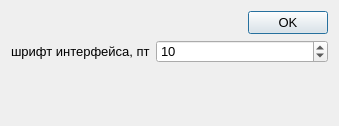
<?xml version="1.0" encoding="UTF-8"?>
<ui version="4.0">
 <class>Dialog</class>
 <widget class="QDialog" name="Dialog">
  <property name="geometry">
   <rect>
    <x>0</x>
    <y>0</y>
    <width>339</width>
    <height>126</height>
   </rect>
  </property>
  <property name="windowTitle">
   <string>Настройки интерфейса</string>
  </property>
  <property name="styleSheet">
   <string notr="true">font-size: 10pt</string>
  </property>
  <layout class="QVBoxLayout" name="verticalLayout">
   <item>
    <widget class="QDialogButtonBox" name="buttonBox">
     <property name="orientation">
      <enum>Qt::Horizontal</enum>
     </property>
     <property name="standardButtons">
      <set>QDialogButtonBox::Ok</set>
     </property>
    </widget>
   </item>
   <item>
    <layout class="QFormLayout" name="formLayout">
     <property name="labelAlignment">
      <set>Qt::AlignRight|Qt::AlignTrailing|Qt::AlignVCenter</set>
     </property>
     <item row="0" column="0">
      <widget class="QLabel" name="label">
       <property name="text">
        <string>шрифт интерфейса, пт</string>
       </property>
      </widget>
     </item>
     <item row="0" column="1">
      <widget class="QSpinBox" name="spinBox">
       <property name="minimum">
        <number>7</number>
       </property>
       <property name="maximum">
        <number>24</number>
       </property>
       <property name="value">
        <number>10</number>
       </property>
      </widget>
     </item>
    </layout>
   </item>
  </layout>
 </widget>
 <resources/>
 <connections>
  <connection>
   <sender>buttonBox</sender>
   <signal>accepted()</signal>
   <receiver>Dialog</receiver>
   <slot>accept()</slot>
   <hints>
    <hint type="sourcelabel">
     <x>248</x>
     <y>254</y>
    </hint>
    <hint type="destinationlabel">
     <x>157</x>
     <y>274</y>
    </hint>
   </hints>
  </connection>
  <connection>
   <sender>buttonBox</sender>
   <signal>rejected()</signal>
   <receiver>Dialog</receiver>
   <slot>reject()</slot>
   <hints>
    <hint type="sourcelabel">
     <x>316</x>
     <y>260</y>
    </hint>
    <hint type="destinationlabel">
     <x>286</x>
     <y>274</y>
    </hint>
   </hints>
  </connection>
 </connections>
</ui>
